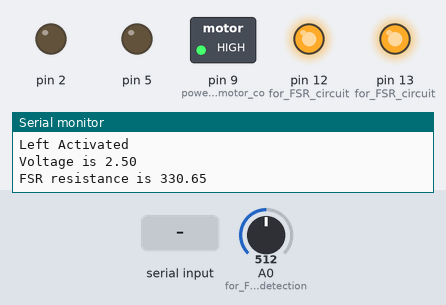
A sketch run on a simulated Arduino Uno, built with avr-gcc and run on an emulated ATmega328P. Parts: switched loads named in the sketch (green lamp = pin HIGH), output pins drawn as LEDs (lit = HIGH), the last lines printed to the serial monitor. The test bench sets the inputs (shaded band); at power-on: A0 (for_FSR_voltage_detection) = 512.

Above: at 1.2 s.
1.3 s: "2\n" received over Serial
At 2.4 s:
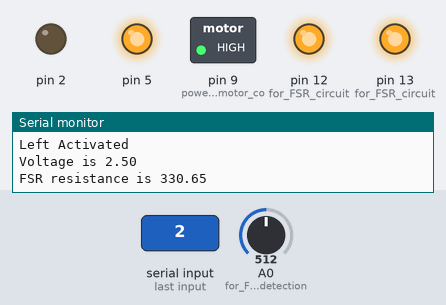
Timing chart, 0 to 4.3 s (numbered marks = the images above; inputs shaded):
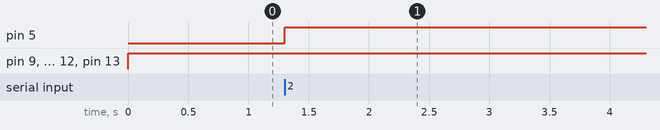

The sketch:

FSR_EXP.ino
```cpp
#include<Servo.h>
Servo s;
float VLEFT = 0,VRIGHT = 0,RLEFT,RRIGHT;
float FSR,temp;
int rad = 15;
int tempVal = 640;
void setup() {
  // put your setup code here, to run once:
pinMode(13,OUTPUT); // for FSR circuit
pinMode(12,OUTPUT); // for FSR circuit
pinMode(A0,INPUT);  //for FSR voltage detection
pinMode(A2,INPUT);  //for FSR voltage detection
pinMode(9,OUTPUT);  //power source for motor controller
pinMode(2,OUTPUT);
//pinMode(3,OUTPUT);
//pinMode(4,OUTPUT);
pinMode(5,OUTPUT);
//s.attach(A5);
Serial.begin(115200);
}

void loop() {
  // put your main code here, to run repeatedly:
digitalWrite(13,HIGH);  // for FSR circuit
digitalWrite(12,HIGH);  // for FSR circuit
analogWrite(9,tempVal);   //as an enable switch
VLEFT = analogRead(A0)/1023.*5;
//VRIGHT = analogRead(A2)/1023.*5;
//s.write(rad);
if(VLEFT<5 && VLEFT>0)
{
  RLEFT = 330/((5/VLEFT)-1);
  //rad =31;
  Serial.println("Left Activated");
  Serial.print("Voltage is ");
  Serial.println(VLEFT);
  Serial.print("FSR resistance is ");
  Serial.println(RLEFT);
  //delay(200);
}
//if(VRIGHT<=4.87 && VRIGHT>0)
//{
//  RRIGHT = 330/((5/VRIGHT)-1);
  //rad = 0;
//  Serial.println("Right Activated");
//  temp = 5/AV;
//  FSR = 330/(temp -1);
//  Serial.print("Voltage is ");
//  Serial.println(AV);
//  Serial.print("FSR resistance is ");
//  Serial.println(FSR);
//delay(200);
//}
if(Serial.parseInt()==1)
{
  Serial.println("Signal Recieved : Extending");
  digitalWrite(2,HIGH);
  digitalWrite(5,LOW);
  //delay(200);
}
  if(Serial.parseInt()==2)
  {
    Serial.println("Signal Recieved : Retracting");
    digitalWrite(2,LOW);
    digitalWrite(5,HIGH);
    //delay(200);
  }
}
```

Measured:
- after the input at 1.3 s, pin 5: LOW → HIGH at once
